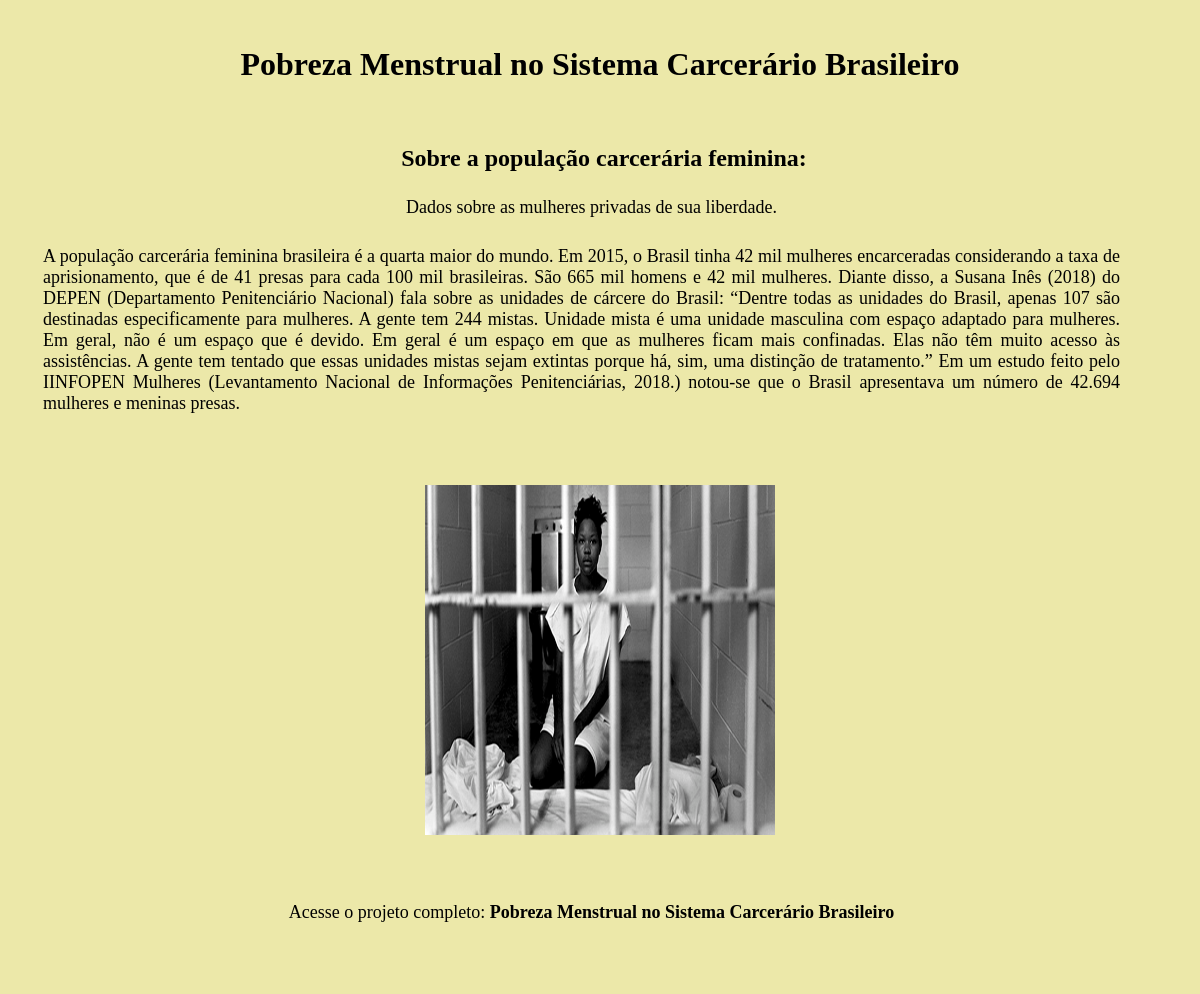
The app's page /artigo.php?id=4 with its own data.
### tables this page shows
CREATE TABLE `artigo` (
  `artigoid` int(11) NOT NULL,
  `titulo` varchar(60) NOT NULL,
  `subtitulo` varchar(100) DEFAULT NULL,
  `imgprincipal` varchar(255) NOT NULL,
  `texto` longtext NOT NULL,
  `autor` text DEFAULT NULL
);

### artigo.php (the view, shortened to what this page needs)
<?php
include_once 'conexao.php';
$artigoid = $_GET['id'];
?>
<link rel="stylesheet" href="style.css?t=<?php echo date('YmdHis').rand(1,999999)?>">
 <link rel="stylesheet" href="https://cdnjs.cloudflare.com/ajax/libs/font-awesome/6.0.0-beta3/css/all.min.css">
</head>
 <body class="bodyartigo">
<header>
  <a href="index.php" class="cordolink"><h1 class="titulo">Pobreza Menstrual no Sistema Carcerário Brasileiro</h1></a>
</header>
 <link rel="stylesheet" href="style.css?t=<?php echo date('YmdHis').rand(1,999999)?>">
<?php
    $sql = "SELECT * FROM artigo WHERE artigoid = $artigoid";
    $result = mysqli_query( $conexao, $sql );
    $row = mysqli_fetch_array($result);
    ?>
    <div class="outrapagina">
    <h2><a class="linkcor" href="artigo.php?id=<?php echo $row['artigoid'];?>"><?php echo $row['titulo'];?></a></h2>
    <p class="subtitulo"href="artigo.php?id=<?php echo $row['artigoid'];?>"><?php echo $row['subtitulo'];?></p>
    <div class="textoartigo"><p href="artigo.php?id=<?php echo $row['artigoid'];?>"><?php echo $row['texto'];?></p></div>
    <strong><p class="autor"href="artigo.php?id=<?php echo $row['artigoid'];?>"><?php echo $row['autor'];?></p></strong>
    <img src="img/<?php echo $row['imgprincipal'];?>" alt="" srcset="">
    </div>
    <footer>
    <p class="trabalho">Acesse o projeto completo: <a href="https://senacrsedu-my.sharepoint.com/:w:/g/personal/04446713078_senacrs_edu_br/ETS8ZVuFlMdBnrGr1kf4kSIBOkLrLVimdxusgHfzWuTmRQ?e=Pe5fn0" ><strong>Pobreza Menstrual no Sistema Carcerário Brasileiro</strong></a></p>
    </footer>

### style.css (style rules this page uses)
body { margin: 0; padding: 0; }
header { background-color: rgb(236, 232, 169); height: 75px; padding: 25px; text-align: center; border-radius: 2px; }
.trabalho a { color: black; }
.cordolink { color: black; }
.linkcor { color: black; }
h2, p { margin-left: 8px; }
.outrapagina { color: black; text-align: center; }
.textoartigo { text-align: center; }
footer { background-color: rgb(236, 232, 169); height: 75px; text-align: center; padding: 20px; margin-right: -20px; margin-left: -20px; margin-bottom: 20px; color: rgb(248, 246, 217); }
a { text-decoration: none; }
p { text-align: justify; padding: 5px; margin-right: 25px; font-size: large; }
.trabalho { color: black; text-align: center; }
img { width: 350px; height: 350px; padding: 20px; }
.autor { text-align: center; }
.bodyartigo { background-color: rgb(236, 232, 169); }
.textoartigo { justify-content: center; text-align: center; margin-left: 30px; margin-right: 50px; }
.subtitulo { text-align: center; }

### records on screen
artigo: titulo "Sobre a população carcerária feminina:", subtitulo "Dados sobre as mulheres privadas de sua liberdade.", texto "A população carcerária feminina brasileira é a quarta maior do mundo. Em 2015, o Brasil tinha 42 mil mulheres encarceradas considerando a taxa de aprisionamento, que é de 41 presas para cada 100 mil brasileiras. São 665 mil homens e 42 mil mulheres. Diante disso, a Susana Inês (2018) do DEPEN (Departamento Penitenciário Nacional) fala sobre as unidades de cárcere do Brasil: “Dentre todas as unidades do Brasil, apenas 107 são destinadas especificamente para mulheres. A gente tem 244 mistas. Unidade mista é uma unidade masculina com espaço adaptado para mulheres. Em geral, não é um espaço que é devido. Em geral é um espaço em que as mulheres ficam mais confinadas. Elas não têm muito acesso às…", imgprincipal (picture)
